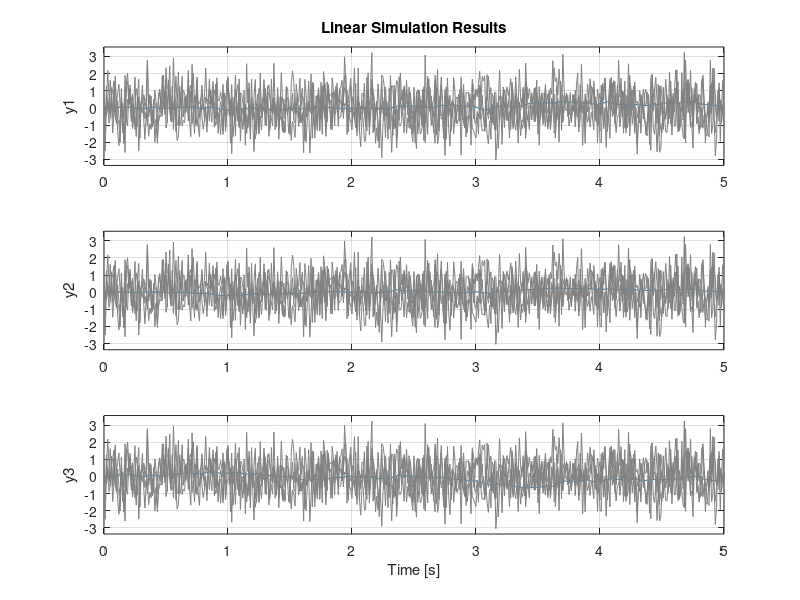

MATLAB code for this plot:
clc;clear all;close all;
load ex2_data.mat;
%%
R=eye(2,2);
Q=eye(2,2);
N=eye(2,2);

%  lqe  Kalman estimator design for continuous-time systems.
%     Given the system
%         x = Ax + Bu + Gw            {State equation}
%         y = Cx + Du + v             {Measurements}
%     with: E{ww'} = Q,    E{vv'} = R,    E{wv'} = N
[L,P,E] = lqe(A,B1,C2,Q,R,N);

%%
% simulate the estimator difference

A_diff = (A-L*C2);
B_diff = [B1 -L];
C_diff=eye(3);
D_diff = zeros(3,4);

ss_diff=ss(A_diff,B_diff,C_diff,D_diff);

t = 0:0.01:5;
std_dev=1;
w=std_dev.*randn(2,size(t,2));
v=std_dev.*randn(2,size(t,2));

figure(1);clf;
lsim(ss_diff,[w;v],t);
